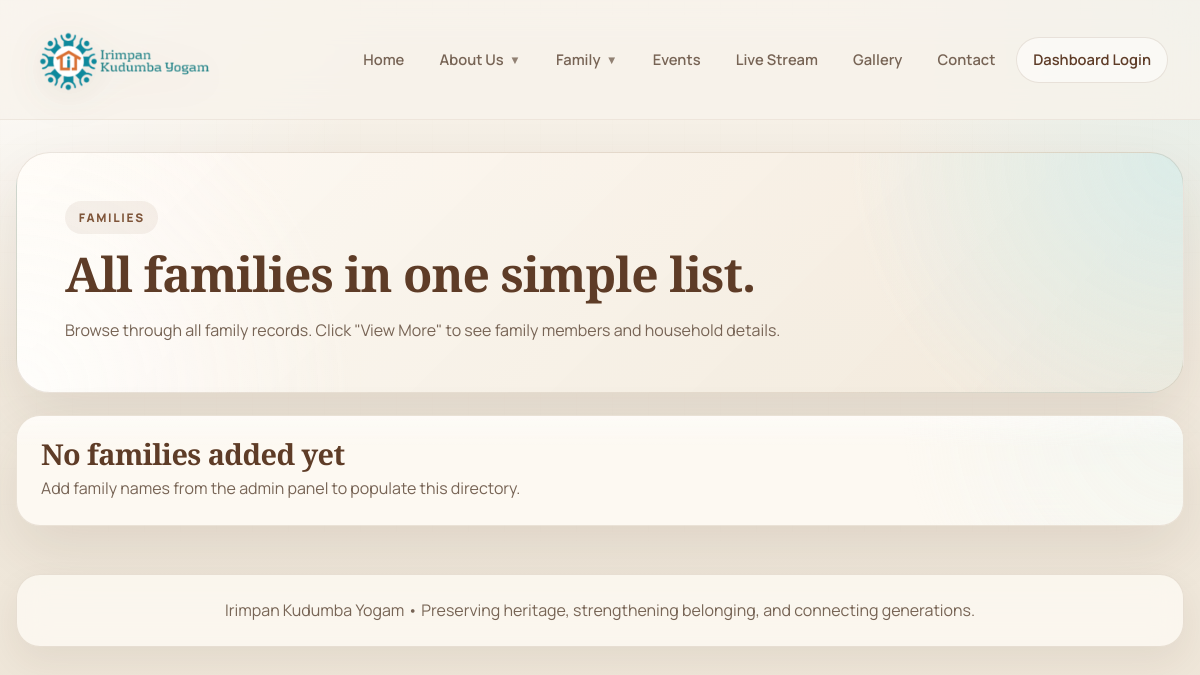
Before: /family/ with the older database file.
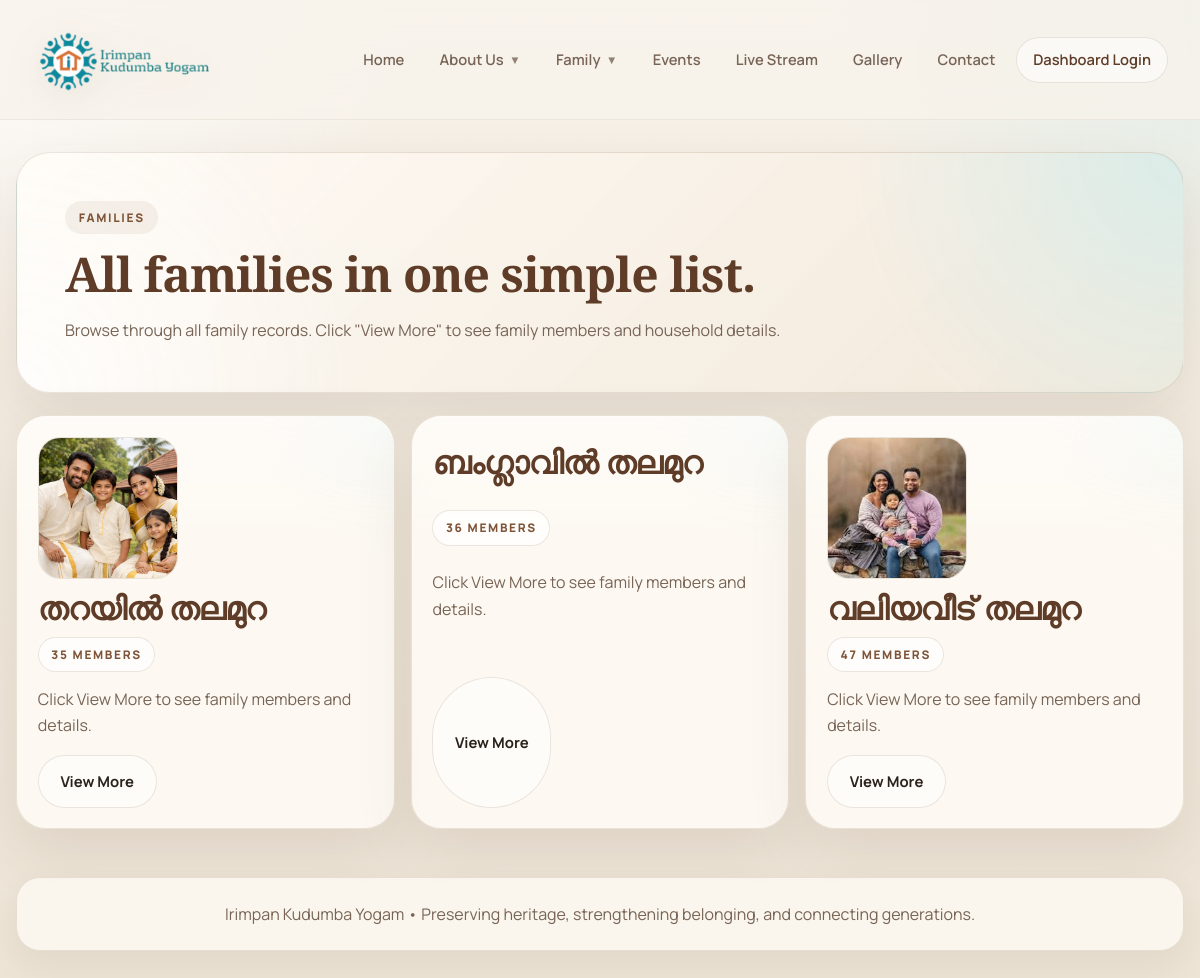
After: the same page with the newer database file.
### tree/models.py (models this page shows, shortened)
class Family(models.Model):
    name = models.CharField(max_length=160, unique=True)
    bio = models.TextField(blank=True)
    photo = models.ImageField(upload_to='family/', null=True, blank=True)
    is_active = models.BooleanField(default=True)
    created_at = models.DateTimeField(auto_now_add=True)
    updated_at = models.DateTimeField(auto_now=True)
    class Meta:
        ordering = ['name']

### tree/views.py (the view)
# urls.py: path('family/', views.family_page, name='family_page'),
def family_page(request):
    families = Family.objects.filter(is_active=True).order_by('name')
    family_cards = []
    for family in families:
        member_count = family.members.count()
        family_cards.append({
            'family': family,
            'photo_url': family.photo.url if family.photo else None,
            'member_count': member_count,
        })
    return render(request, 'tree/family.html', {
        'family_cards': family_cards,
        'total_families': families.count(),
    })

### tree/context_processors.py (called while the page is built)
def navigation_context(request):
    return live_stream_context(request)

### tree/models.py (called while the page is built, shortened)
    @property
    def youtube_video_id(self):
        url = (self.youtube_url or '').strip()
        if not url:
            return ''
        parsed = urlparse(url)
        host = (parsed.netloc or '').lower()
        if 'youtu.be' in host:
            return parsed.path.strip('/').split('/')[0]
        if 'youtube.com' in host:
            if parsed.path == '/watch':
                return parse_qs(parsed.query).get('v', [''])[0]
        return ''

    @property
    def embed_url(self):
        video_id = self.youtube_video_id
        if not video_id:
            return ''
        return f'https://www.youtube.com/embed/{video_id}?autoplay=1&rel=0'

    @classmethod
    def increment(cls, key='public-site'):
        counter, _ = cls.objects.get_or_create(key=key)
        cls.objects.filter(pk=counter.pk).update(total_visits=F('total_visits') + 1)

### tree/views.py (called while the page is built)
def _valid_live_streams():
    streams = []
    for stream in LiveStreamSettings.objects.order_by('-is_active', '-updated_at', '-id'):
        if not stream.embed_url:
            continue
        streams.append(stream)
    return streams

### tree/templates/tree/family.html (shortened to what this page needs)
{% extends "tree/base.html" %}
{% block content %}
<div class="family-page">
  <section class="page-hero">
    <span class="eyebrow">Families</span>
    <h1 class="section-title">All families in one simple list.</h1>
    <p class="section-sub">Browse through all family records. Click "View More" to see family members and household details.</p>
  </section>
  {% if family_cards %}
  <section class="family-grid">
    {% for card in family_cards %}
    <article class="family-card">
      <div class="family-card-head">
        {% if card.photo_url %}
        <div class="family-photo-wrap">
          <img src="{{ card.photo_url }}" alt="{{ card.family.name }} photo" class="family-photo">
        </div>
        {% endif %}
        <div class="family-title-row">
          <h2>{{ card.family.name }}</h2>
          <span class="family-count">{{ card.member_count }} member{% if card.member_count != 1 %}s{% endif %}</span>
        </div>
        <p class="family-bio">{{ card.family.bio|default:"Click View More to see family members and details." }}</p>
      </div>
      <div class="family-actions">
        <a href="{% url 'family_record_detail' card.family.pk %}" class="btn btn-secondary">View More</a>
      </div>
    </article>
    {% endfor %}
  </section>
  {% else %}
  <section class="info-card">
    <h3 style="color:var(--brand-strong);font-size:1.8rem;margin-bottom:0.4rem;">No families added yet</h3>
    <p>Add family names from the admin panel to populate this directory.</p>
  </section>
  {% endif %}
</div>
{% endblock %}

Changed rows visible on the page:
added Family: shows a picture, family.name "തറയിൽ തലമുറ", member_count "35", family.bio "Click View More to see family members and details."
added Family: family.name "ബംഗ്ലാവിൽ തലമുറ", member_count "36", family.bio "Click View More to see family members and details."
added Family: shows a picture, family.name "വലിയവീട് തലമുറ", member_count "47", family.bio "Click View More to see family members and details."
Other visible differences:
text no longer shown: "No families added yet Add family names from the admin panel to populate this directory."
